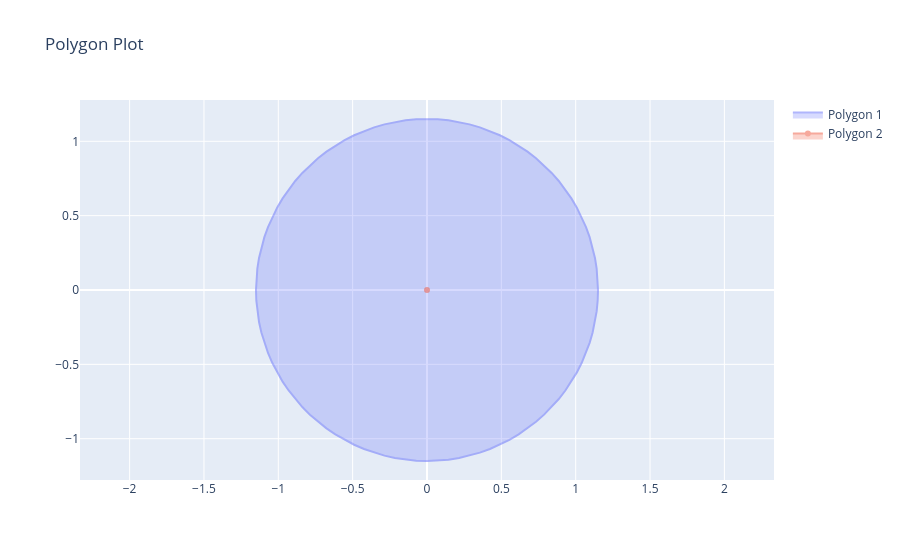

The code cell stored with this chart in its notebook:
### Markdown cell above
## Test Case: Shrink a circle

### Code cell
p2 = geometry.Circle(0, 0, 1.15, num_edges=100)
p3 = ops.buffer(p2, -2.0)
print(f'{p3.area = }')
plotting.plot_polygons([p2, p3])
